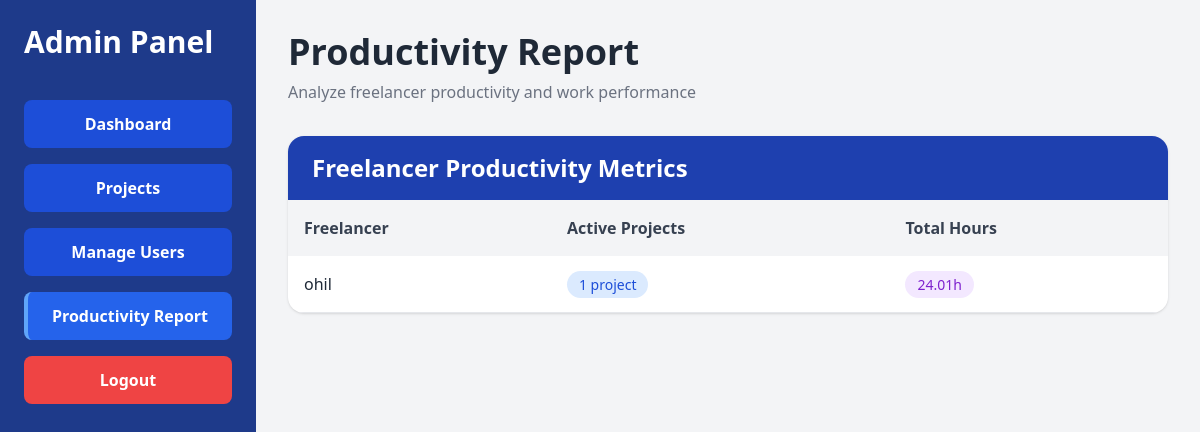
The app's page /admin/productivity (signed in) with its own data.
### tables this page shows
CREATE TABLE users (
    id INTEGER PRIMARY KEY AUTOINCREMENT,
    username TEXT UNIQUE,
    password TEXT,
    role TEXT
, email TEXT, created_at TIMESTAMP, status TEXT);

### app.py (the view)
@app.route("/admin/productivity")
@admin_required
def admin_productivity():
    conn = get_db_connection()
    users_productivity = conn.execute("""
        SELECT
            users.id,
            users.username,
            COUNT(DISTINCT projects.id) as project_count,
            IFNULL(SUM(time_logs.hours), 0) as total_hours
        FROM users
        LEFT JOIN projects ON users.id = projects.user_id
        LEFT JOIN time_logs ON users.id = time_logs.user_id
        WHERE users.role = 'freelancer'
        GROUP BY users.id
        ORDER BY total_hours DESC
    """).fetchall()
    close_db_connection(conn)
    return render_template("admin_productivity.html", users=users_productivity)

### app.py (called while the page is built)
def admin_required(f):
    @wraps(f)
    def decorated_function(*args, **kwargs):
        if "user_id" not in session:
            return redirect("/login")
        if session.get("role") != "admin":
            return "Access Denied", 403
        return f(*args, **kwargs)
    return decorated_function

### database.py (called while the page is built)
def get_db_connection():
    conn = sqlite3.connect(DATABASE_PATH)
    conn.row_factory = sqlite3.Row
    return conn

def close_db_connection(conn):
    if conn:
        conn.close()

### templates/admin_productivity.html (shortened to what this page needs)
<!DOCTYPE html>
<html lang="en">
<head>
    <script src="https://cdn.tailwindcss.com"></script>
</head>
<body class="bg-gray-100">
<div class="flex h-screen">
    <div class="w-64 bg-blue-900 text-white p-6 overflow-y-auto">
        <h1 class="text-3xl font-bold mb-10">
            Admin Panel
        </h1>
        <div class="space-y-4">
            <a href="/"
               class="block bg-blue-700 hover:bg-blue-600 px-4 py-3 rounded-lg text-center font-semibold transition">
                Dashboard
            </a>
            <a href="/projects"
               class="block bg-blue-700 hover:bg-blue-600 px-4 py-3 rounded-lg text-center font-semibold transition">
                Projects
            </a>
            <a href="/admin/users"
               class="block bg-blue-700 hover:bg-blue-600 px-4 py-3 rounded-lg text-center font-semibold transition">
                Manage Users
            </a>
            <a href="/admin/productivity"
               class="block bg-blue-600 hover:bg-blue-500 px-4 py-3 rounded-lg text-center font-semibold transition border-l-4 border-blue-400">
                Productivity Report
            </a>
            <a href="/logout"
               class="block bg-red-500 hover:bg-red-600 px-4 py-3 rounded-lg text-center font-semibold transition">
                Logout
            </a>
        </div>
    </div>
    <div class="flex-1 p-8 overflow-auto">
        <div class="mb-8">
            <div>
                <h2 class="text-4xl font-bold text-gray-800">
                    Productivity Report
                </h2>
                <p class="text-gray-500 mt-2">
                    Analyze freelancer productivity and work performance
                </p>
            </div>
        </div>
        <div class="bg-white rounded-2xl shadow overflow-hidden">
            <div class="bg-blue-800 text-white px-6 py-4">
                <h2 class="text-2xl font-bold">
                    Freelancer Productivity Metrics
                </h2>
            </div>
            <table class="w-full">
                <thead class="bg-gray-100 text-gray-700">
                    <tr>
                        <th class="p-4 text-left font-semibold">Freelancer</th>
                        <th class="p-4 text-left font-semibold">Active Projects</th>
                        <th class="p-4 text-left font-semibold">Total Hours</th>
                    </tr>
                </thead>
                <tbody>
                {% for user in users %}
                    <tr class="border-b hover:bg-gray-50 transition">
                        <td class="p-4 font-medium text-gray-800">{{ user.username }}</td>
                        <td class="p-4">
                            <span class="bg-blue-100 text-blue-700 px-3 py-1 rounded-full text-sm font-medium">
                                {{ user.project_count }} project{{ 's' if user.project_count != 1 else '' }}
                            </span>
                        </td>
                        <td class="p-4">
                            <span class="bg-purple-100 text-purple-700 px-3 py-1 rounded-full text-sm font-medium">
                                {{ "%.2f"|format(user.total_hours) }}h
                            </span>
                        </td>
                    </tr>
                {% endfor %}
                </tbody>
            </table>
        </div>
    </div>
</div>
</body>
</html>

### records on screen
users: username "ohil", project_count "1", total_hours "24.01"
